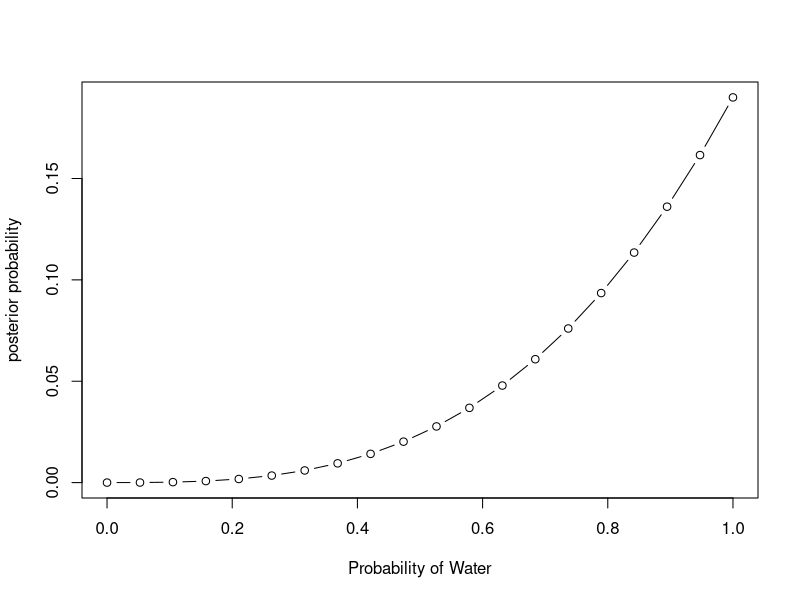
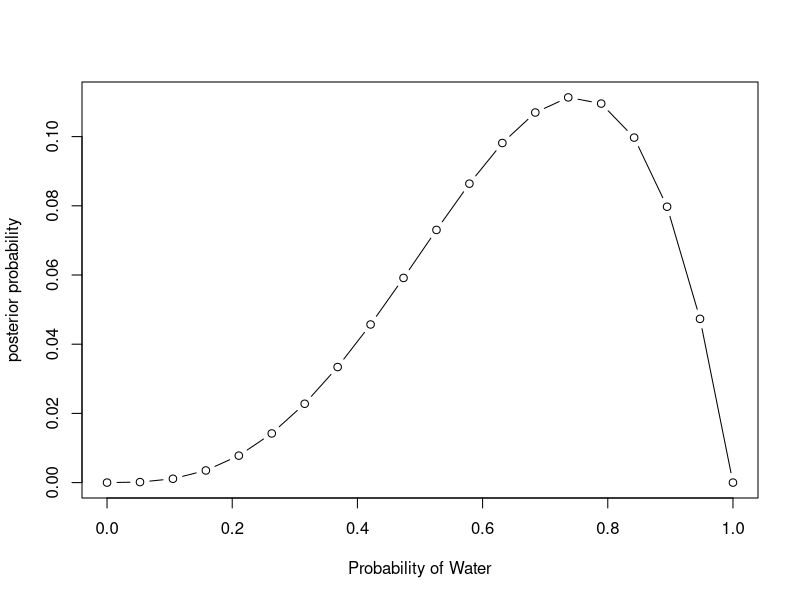
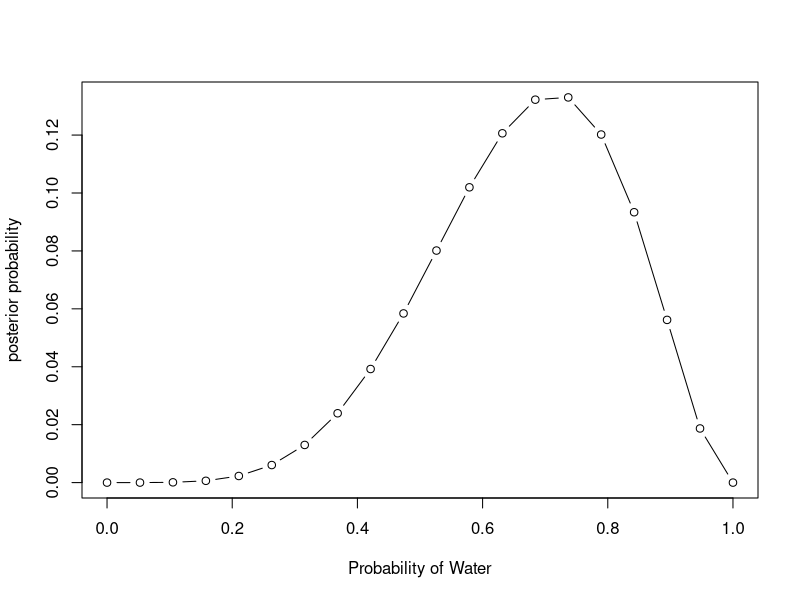
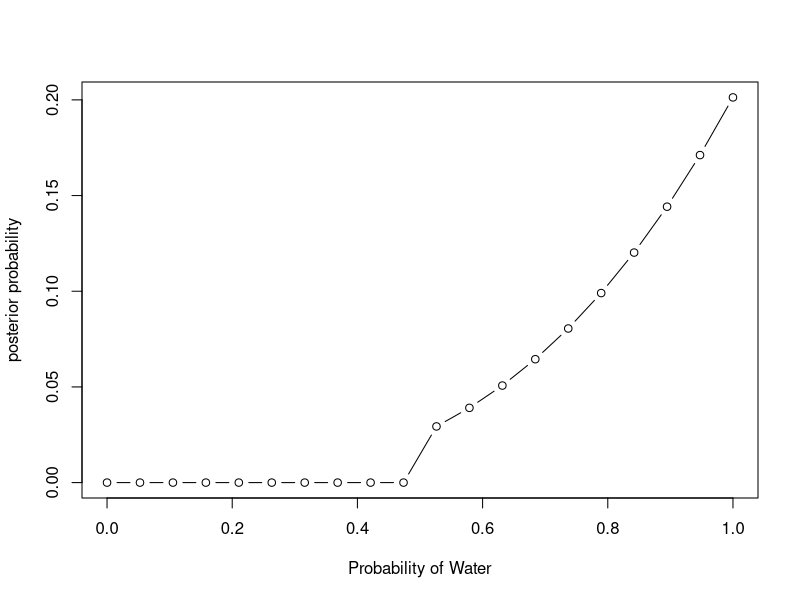
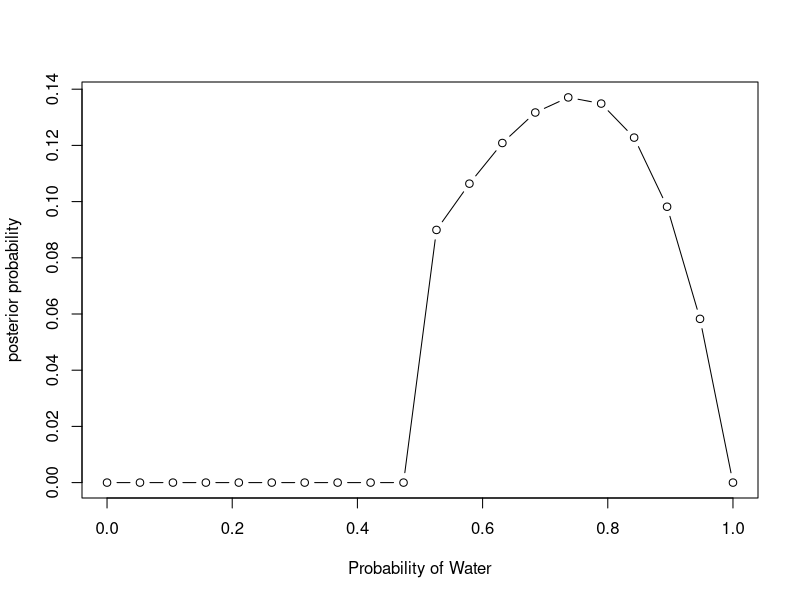
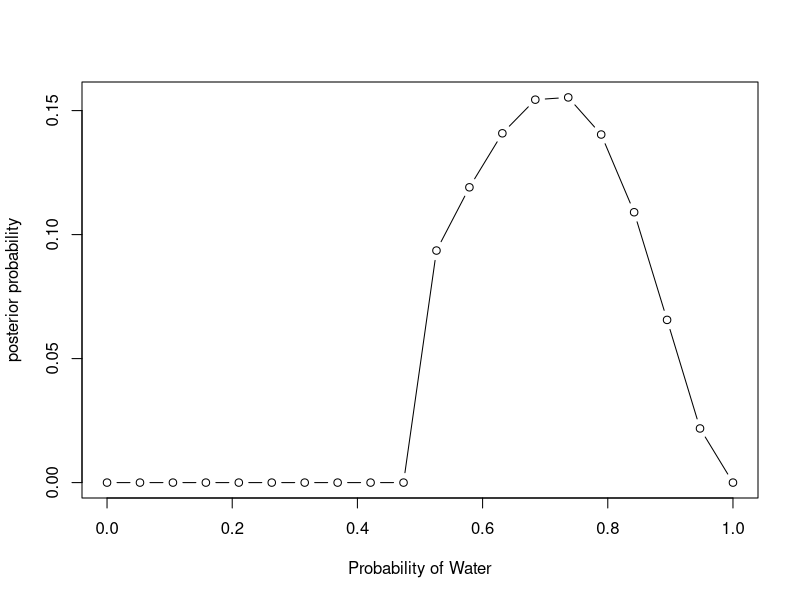

The R script that drew these images, in order:
## ---- chunk 1
knitr::opts_chunk$set(echo = TRUE)
## ---- chunk 2
p_grid = seq(0,1,length.out = 20)
prior = rep(1,20)
likelihood = dbinom(3,size = 3, prob = p_grid)
unstd.posterior = likelihood * prior
posterior = unstd.posterior/sum(unstd.posterior)
plot(p_grid, posterior, type = "b", xlab = "Probability of Water", ylab = "posterior probability")
## ---- chunk 3
p_grid2 = seq(0,1,length.out = 20)
prior2 = rep(1,20)
likelihood2 = dbinom(3,size = 4, prob = p_grid)
unstd.posterior2 = likelihood2 * prior2
posterior2 = unstd.posterior2/sum(unstd.posterior2)
plot(p_grid2, posterior2, type = "b", xlab = "Probability of Water", ylab = "posterior probability")
## ---- chunk 4
p_grid3 = seq(0,1,length.out = 20)
prior3 = rep(1,20)
likelihood3 = dbinom(5,size = 7, prob = p_grid)
unstd.posterior3 = likelihood3 * prior3
posterior3 = unstd.posterior3/sum(unstd.posterior3)
plot(p_grid3, posterior3, type = "b", xlab = "Probability of Water", ylab = "posterior probability")
## ---- chunk 5
p_grid4 = seq(0,1,length.out = 20)
prior4 = ifelse(p_grid4< 0.5,0,1)
likelihood4 = dbinom(3,size = 3, prob = p_grid)
unstd.posterior4 = likelihood4 * prior4
posterior4 = unstd.posterior4/sum(unstd.posterior4)
plot(p_grid4, posterior4, type = "b", xlab = "Probability of Water", ylab = "posterior probability")
## ---- chunk 6
p_grid5 = seq(0,1,length.out = 20)
prior5 = ifelse(p_grid4< 0.5,0,1)
likelihood5 = dbinom(3,size = 4, prob = p_grid)
unstd.posterior5 = likelihood5 * prior5
posterior5 = unstd.posterior5/sum(unstd.posterior5)
plot(p_grid5, posterior5, type = "b", xlab = "Probability of Water", ylab = "posterior probability")
## ---- chunk 7
p_grid6 = seq(0,1,length.out = 20)
prior6 = ifelse(p_grid4< 0.5,0,1)
likelihood6 = dbinom(5,size = 7, prob = p_grid)
unstd.posterior6 = likelihood6 * prior6
posterior6 = unstd.posterior6/sum(unstd.posterior6)
plot(p_grid6, posterior6, type = "b", xlab = "Probability of Water", ylab = "posterior probability")
## ---- chunk 8
likelihood <- c(0.1,0.2)
prior <- c(1,1)
unstd.posterior = likelihood * prior
posterior = unstd.posterior/sum(unstd.posterior)

#result
sum(posterior * likelihood)
## ---- chunk 9
likelihood <- c(0.1,0.2)
prior <- c(1,1)
unstd.posterior = likelihood * prior
posterior = unstd.posterior/sum(unstd.posterior)

#result
likelihood2 <- c(0.9,0.8)
unstd.posterior2 <- posterior * likelihood2
posterior2 <- unstd.posterior2/sum(unstd.posterior2)
posterior2[1]
## ---- chunk 10
likelihood <- c(0.8,1-0.65)
prior = c(1,1)
unstd.posterior <- likelihood * prior
posterior <- unstd.posterior/sum(unstd.posterior)
posterior[1]

#p2

posterior.unstd.new <- posterior2 * posterior #(from 2H3)
posterior.new <- posterior.unstd.new/sum(posterior.unstd.new)
posterior.unstd.new 
